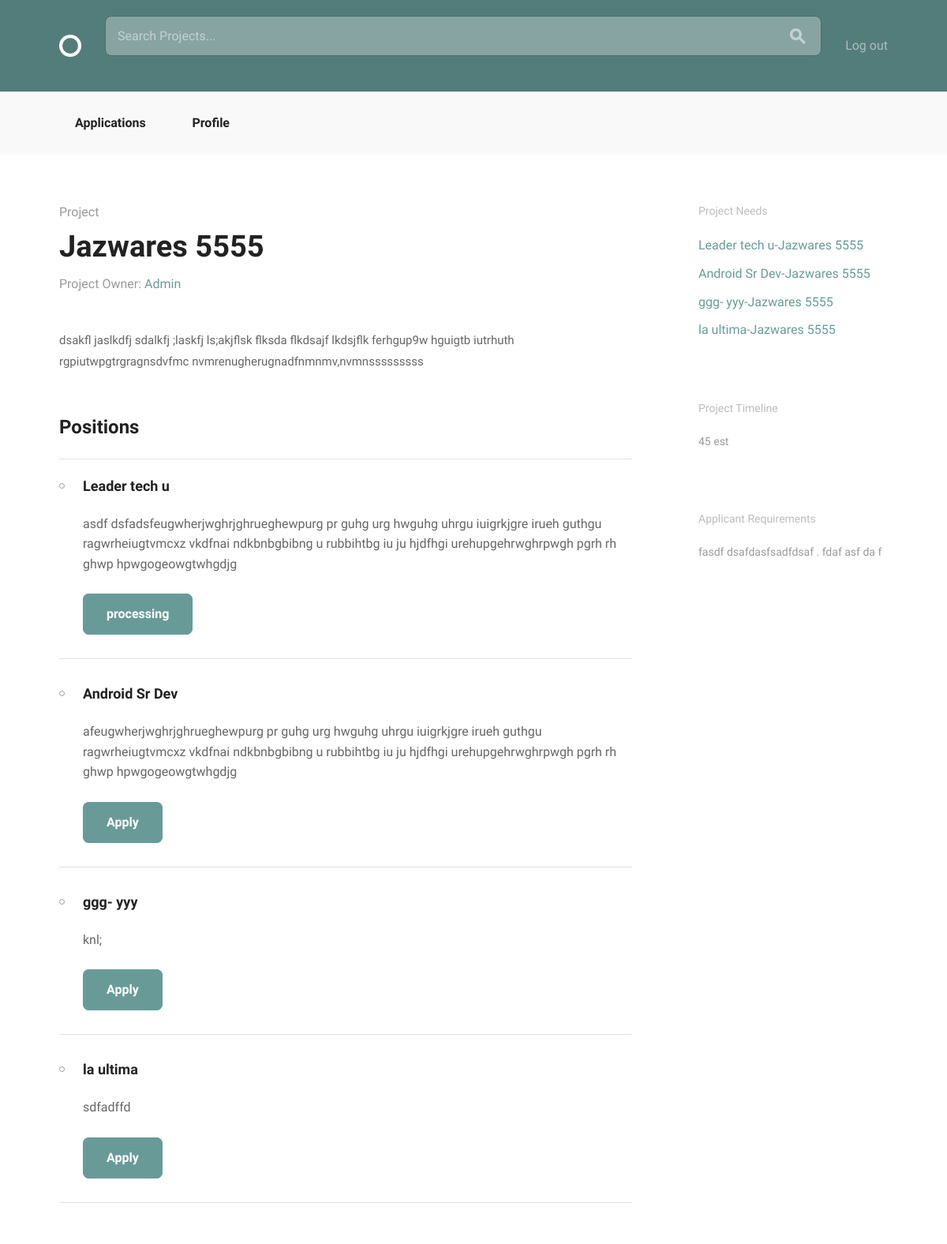
Screenshot of /projects/47/detail/ (signed in) with the database file from the repository.
### projects/models.py (models this page shows)
class Project(models.Model):
    owner = models.ForeignKey(settings.AUTH_USER_MODEL,
                              related_name="projects")
    title = models.CharField(max_length=140)
    description = models.TextField()
    concluded = models.BooleanField(default=False)
    time_line_description = models.TextField(default='')
    applicant_req = models.TextField(default='')
    def __str__(self):
        return self.title

class Position(models.Model):
    position_title = models.CharField(max_length=40)
    skill = models.ForeignKey(Skill, related_name='positions')
    description = models.TextField(default='')
    project = models.ForeignKey(Project, related_name='positions')
    filled = models.BooleanField(default=False)
    def __str__(self):
        return "{}-{}".format(self.position_title, self.project)

class Application(models.Model):
    position = models.ForeignKey(Position, related_name='applications')
    candidate = models.ForeignKey(settings.AUTH_USER_MODEL, related_name='applications')
    status = models.CharField(max_length=30, default='processing')
    def __str__(self):
        return '{}-{} application'.format(self.position.position_title, self.candidate)

### accounts/models.py (models this page shows, shortened)
class User(AbstractBaseUser, PermissionsMixin):
    email = models.EmailField(unique=True)
    username = models.CharField(max_length=40, unique=True, null=True)
    display_name = models.CharField(max_length=140)
    bio = models.TextField(max_length=140, blank=True, default="")
    avatar = models.ImageField(upload_to='avatar_pics', blank=True, null=True)
    date_joined = models.DateTimeField(default=timezone.now)
    is_active = models.BooleanField(default=True)
    is_staff = models.BooleanField(default=False)
    objects = UserManager()
    USERNAME_FIELD = "email"
    REQUIRED_FIELDS = ["display_name", "username"]
    def __str__(self):
        return "{}".format(self.email)

### projects/views.py (the view)
class ProjectDetailView(LoginRequiredMixin, PrefetchRelatedMixin, generic.DetailView):
    model = models.Project
    prefetch_related = ["positions"]

### projects/templatetags/project_extras.py (called while the page is built)
@register.inclusion_tag("projects/_apply_btns.html", takes_context=True)
def apply_buttons(context, position):
    user = context["user"]
    user_applications = models.Application.objects.filter(
        candidate=user
    )
    position_list = [app.position for app in user_applications]
    app_list = [app for app in user_applications]
    response = {"position": position, "already_apply": False}
    if position in position_list:
        response["already_apply"] = True
        response["application"] = app_list[position_list.index(position)]
        print(response['application'])
    return response

### projects/templates/projects/project_detail.html (shortened to what this page needs)
{% extends "layout.html" %}
{% load project_extras %}
{% block body_content %}
    <div class="bounds circle--page circle--article">
        <div class="grid-70">
            <div class="circle--article--header">
                <h4 class="circle--article--section">Project</h4>
                <h1 class="circle--article--title">{{ project.title }}</h1>
                <p class="circle--article--byline">Project Owner:
                    <a>
                        {% if project.owner.display_name %}
                        {{ project.owner.display_name }}
                        {% else %}
                        {{ project.owner }}
                        {% endif %}
                    </a>
                </p>
            </div>
            <div class="circle--article--body">
                {{ project.description }}
            </div>
            <div class="circle--project--positions">
                <h2>Positions</h2>
                <ul class="circle--group--list">
                    {% for position in project.positions.all %}
                        <li>
                            <h3>{{ position.position_title }}</h3>
                            <p>{{ position.description }}</p>
                            {% if user != project.owner %}
                            {% apply_buttons position %}
                            {% endif %}
                        </li>
                    {% endfor %}
                </ul>
            </div>
    </div>
        <div class="grid-25 grid-push-5">
        <div class="circle--secondary--module">
            <h3>Project Needs</h3>
            <ul class="circle--link--list">
                {% for position in project.positions.all %}
                    <li><a>{{ position }}</a></li>
                {% endfor %}
            </ul>
        </div>
        <div class="circle--secondary--module">
            <h3>Project Timeline</h3>
            <p>{{ project.time_line_description }}</p>
        </div>
        <div class="circle--secondary--module">
            <h3>Applicant Requirements</h3>
            <p>{{ project.applicant_req }}</p>
        </div>
    </div>
</div>
{% endblock %}

### projects/templates/projects/_apply_btns.html
{% if position.filled %}
<a class="button button-primary">Position Filled</a>
{% elif already_apply %}
<a class="button button-primary">{{ application.status }}</a>
{% else %}
<a class="button button-primary"
   href="{% url 'projects:apply' pk=position.project.pk position_pk=position.pk %}">
    Apply</a>
{% endif %}

### assets/css/global.css (style rules this page uses)
html { font-family: sans-serif; -ms-text-size-adjust: 100%; -webkit-text-size-adjust: 100%; }
body { margin: 0; }
a { background-color: transparent; }
h1 { font-size: 2em; margin: 0.67em 0; }
html { font-size: 62.5%; }
body { font-size: 1.5em; line-height: 1.6; font-weight: 400; font-family: "Cousine"; color: #666; }
.bounds { max-width: 1080px; margin: 0 auto; }
.grid, .grid-5, .grid-10, .grid-15, .grid-20, .grid-25, .grid-30, .grid-33, .grid-35, .grid-40, .grid-45, .grid-50, .grid-55, .grid-60, .grid-65, .grid-66, .grid-70, .grid-75, .grid-80, .grid-90, .grid-95, .grid-100 { float: left; box-sizing: border-box; position: relative; }
.grid-push-5 { left: 5%; }
.grid-25 { width: 25%; padding: 0 15px; }
.grid-70 { width: 70%; padding: 0 15px; }
h1, h2, h3, h4, h5, h6 { margin-top: 0; margin-bottom: 2rem; font-weight: bold; font-family: "Work Sans", sans-serif; color: #222; }
h1 { font-size: 3.8rem; }
h2 { font-size: 2.4rem; }
h3 { font-size: 1.8rem; }
h4 { font-size: 1.6rem; }
@media (min-width: 550px) { h1 { font-size: 3.8rem; } }
@media (min-width: 550px) { h2 { font-size: 2.4rem; } }
@media (min-width: 550px) { h3 { font-size: 1.8rem; } }
@media (min-width: 550px) { h4 { font-size: 1.6rem; } }
p { margin-top: 0; font-size: 1.6rem; }
a { color: #689b98; -webkit-transition: color 0.2s; -moz-transition: color 0.2s; -ms-transition: color 0.2s; -o-transition: color 0.2s; transition: color 0.2s; }
.button, button, input[type="submit"], input[type="reset"], input[type="button"] { font-family: "Work Sans", sans-serif; font-size: 1.6rem; padding: 18px 30px; border: 0; margin-right: 10px; border-radius: 8px; font-weight: bold; display: inline-block; white-space: nowrap; box-sizing: border-box; line-height: 1; text-decoration: none; color: #689b98; background: none; box-shadow: 0 0 0 2px #689b98 inset; position: relative; -webkit-transition: 0.2s; -moz-transition: 0.2s; -ms-transition: 0.2s; -o-transition: 0.2s; transition: 0.2s; }
.button { cursor: pointer; }
.button.button-primary, input[type="submit"].button-primary, input[type="reset"].button-primary, input[type="button"].button-primary, button.button-primary { color: #fff; background-color: #689b98; }
ul { list-style: circle inside; }
ul { padding-left: 0; margin-top: 0; }
li { margin-bottom: 1rem; font-size: 1.6rem; }
button, .button { margin-bottom: 1rem; }
pre, blockquote, dl, figure, table, p, ul, ol, form { margin-bottom: 2.5rem; }
.circle--link--list { list-style-type: none; }
.circle--link--list a { text-decoration: none; }
.circle--group--list { border-top: 1px solid #e1e1e1; list-style: none; }
.circle--group--list li { border-bottom: 1px solid #e1e1e1; padding: 2rem 0 2rem 3rem; }
.circle--group--list li:before { content: ""; float: left; margin: 10px 0 0 -30px; width: 5px; height: 5px; border: 1px solid #999; border-radius: 10px; display: block; }
.circle--article--header { margin-bottom: 50px; }
.circle--article--header h1 { margin-bottom: 10px; }
.circle--article--section { margin: 0; font-weight: normal; color: #999; }
.circle--article--byline { margin: 0; line-height: 1; font-size: 1.6rem; color: #999; }
.circle--secondary--module { margin-bottom: 50px; }
.circle--secondary--module:before, .circle--secondary--module:after { content: " "; display: table; }
.circle--secondary--module:after { clear: both; }
.circle--secondary--module > h1, .circle--secondary--module > h2, .circle--secondary--module > h3, .circle--secondary--module > h4, .circle--secondary--module > h5, .circle--secondary--module > h6 { font-family: "Cousine"; color: rgba(34, 34, 34, 0.3); font-size: 1.4rem; font-weight: normal; }
.circle--secondary--module p { font-size: 1.4rem; color: #999999; }
.circle--page { margin-bottom: 100px; }
.circle--page:before, .circle--page:after { content: " "; display: table; }
.circle--page:after { clear: both; }
.circle--article { padding-top: 30px; }
.circle--article--body { line-height: 1.8; margin-bottom: 50px; }

### rows the page displays
Project: title "Jazwares 5555", owner.display_name "Admin", description "dsakfl jaslkdfj sdalkfj ;laskfj ls;akjflsk flksda flkdsajf lkdsjflk ferhgup9w hguigtb iutrhuth rgpiutwpgtrgragnsdvfmc nvmrenugherugnadfnmnmv,nvmnsssssssss", time_line_description "45 est", applicant_req "fasdf dsafdasfsadfdsaf . fdaf asf da f"
Position: position_title "Leader tech u", description "asdf dsfadsfeugwherjwghrjghrueghewpurg pr guhg urg hwguhg uhrgu iuigrkjgre irueh guthgu ragwrheiugtvmcxz vkdfnai ndkbnbgbibng u rubbihtbg iu ju hjdfhgi urehupgehrwghrpwgh pgrh rh ghwp hpwgogeowgtwhgdjg", position_title+project "Leader tech u-Jazwares 5555"
Application: status "processing"
Position: position_title "Android Sr Dev", description "afeugwherjwghrjghrueghewpurg pr guhg urg hwguhg uhrgu iuigrkjgre irueh guthgu ragwrheiugtvmcxz vkdfnai ndkbnbgbibng u rubbihtbg iu ju hjdfhgi urehupgehrwghrpwgh pgrh rh ghwp hpwgogeowgtwhgdjg", filled "Apply", position_title+project "Android Sr Dev-Jazwares 5555"
Position: position_title "ggg- yyy", description "knl;", filled "Apply", position_title+project "ggg- yyy-Jazwares 5555"
Position: position_title "la ultima", description "sdfadffd", filled "Apply", position_title+project "la ultima-Jazwares 5555"
